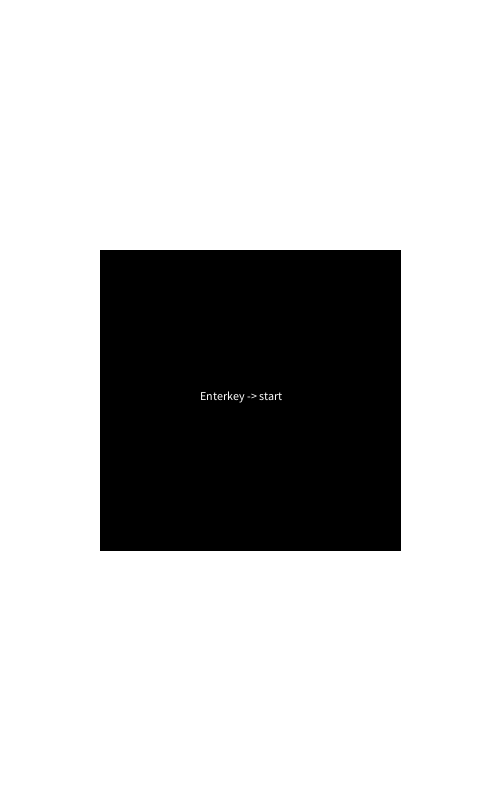
Frame 1 (no input)
Frame 60 (the mouse pressed at the canvas centre just before this capture): identical to frame 1, image omitted
Frame 120 (the mouse held since frame 60 and released just before this capture): identical to frame 1, image omitted

The Processing sketch that drew this single still picture (run headless with seeded random() and noise(); from frame 60 on, the mouse is pressed at the canvas centre):

// Processing sketch: Game
// ── Game.pde
int w=500;
int h=800;
int x, y;
int start=0;
int timeCounter = 0;  
int limitTime = 10;

void setup() {
  size(500, 800);
}

Ball b=new Ball();
//Time t=new Time();
Object01 o=new Object01();

int time;
int max;
int rank;

void draw() {
  switch(start) {
  case 0:
    startGame();
    break;
  case 1:
    playGame();
    break;
  }
  //gameEnd();
}



void startGame() {
  if (start==0) {
    background(255);
    fill(0);
    rect(w/2-150, h/2-150, 300, 300);
    fill(255);
    text("Enterkey -> start", w/2-50, h/2, 300);
    if (key==ENTER) {
      start=1;
    }
  }
}



void playGame() {
  printBackground(max, rank);
  o.move();
  o.display();

  b.display();
  b.move();
  b.keyPresed();

  if (b.judgeObstacleBall()==false) {
    b.returnBall();
  }

  int t = returnTimecount();
  char rank = returnRank(y);
  if (rank == 'S') {
    // clearDisplay();
  } else if (t <= 0) {
    //TimeOverDisplay();
  }

  judgeGame();
}

// ── Ball.pde
class Ball {
  
  int speed=1;
  int size=5;
 
  Ball() {
    x = w /2;
    y = h - size;
  }
  void display() {
    fill(0);
    ellipse(x, y, size, size);
  }
  void move() {
    keyPresed();
  }
  void keyPresed() {
    if (keyPressed == true) {
      if (key == CODED) {
        if (keyCode == UP && y >= 0) {
          y -= speed;
        } else if (keyCode == LEFT && x >= 0) {
          x -= speed;
        } else if (keyCode == RIGHT && x <= width-size) {
          x += speed;
        }
      }
    }
  }
  boolean judgeObstacleBall() {
    //hit
    //return false;
    //else{
    return true;
    //}
  }

  void returnBall() {
    x = w /2;
    y = h - size;
  }
}

// ── Object.pde
abstract class Object{
  int w,h,x,y;
  int speed;
  color c;

  abstract void move();
  abstract void display();
  abstract void judge(int x,int y);
  
}

// ── Object01.pde
class Object01 extends Object{
   void move(){
   }
   void display(){
   }
  void judge(int x,int y){
  }

}

// ── Time.pde

int returnTimecount() {

  int timeLimit = 99;
  int countDown;
  int ms = millis()/1000;
  println(ms);

  fill(0);
  countDown = timeLimit - ms;
  if (countDown > 0) {

    if (countDown <= 10) {
      fill(255, 0, 0);
    }
    fill(255);
    rect(width - 62, height - 80, 40, 40);
    textSize(30);
    fill(0);
    text(+countDown, width - 60, height - 50);
  }
  return countDown;
}

// ── judgeGame.pde

//sawa
//あたり判定だけ
void judgeGame(){
}

// ── printBackground.pde


  int S=11;
  
  int new_h=(h-S)/3;
  
  int A=h-(new_h)*2;
  int B=A+new_h;
  int C=B+new_h;
  
void printBackground(int max,int rank){
  
  int S=11;
  
  int new_h=(h-S)/3;
  
  int A=S+(new_h);
  int B=A+new_h;
  int C=B+new_h;
  
  background(255);
  noStroke();
  fill(255,255,0);
  rect(0,0,width,S);
  
  fill(255,0,0);
  rect(0,S,width,A);
  fill(0,0,255);
  rect(0,A,width,B);
  fill(0,255,0);
  rect(0,B,width,C);
  
  int t = returnTimecount();
  fill(0);
  textSize(30);
  text(nf(t, 2), width-40, 30);
  
}

// ── returnRank.pde
char returnRank(int y) {
  char rank = '0';
  if (B <= y && y <= h) {
    rank = 'C';
  } else if (A <= y && y <= B) {
    rank = 'B';
  } else if (S <= y && y <= A) {
    rank = 'A';
  } else {
    rank = 'S';
  }    
  return rank;
}
